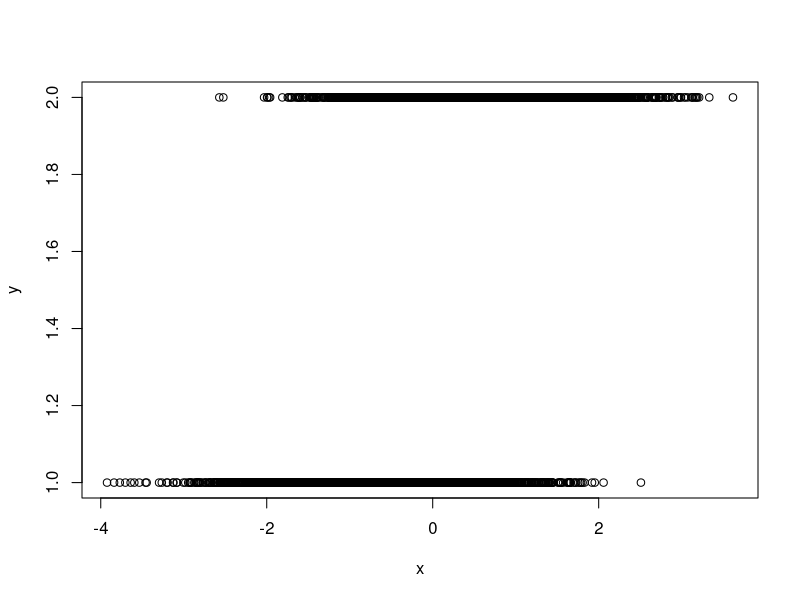

Reproduce this figure in R.
require(ranger)
require(MASS)

covar <- t( matrix(c(1.00,0.99,0.98,
                     0.99,1.00,0.99,
                     0.98,0.99,1.00),ncol=3) )

covar <- t( matrix(c(1.00,0.00,0.00,
                     0.00,1.00,0.00,
                     0.00,0.00,1.00),ncol=3) )

covar <- t( matrix(c(1.00,0.90,0.70,
                     0.90,1.00,0.90,
                     0.70,0.90,1.00),ncol=3) )


df <- data.frame( mvrnorm( 10000, c(0,0,0), covar ) )
colnames(df) <- c("V1","V2","V3")

df$V3 <- factor( ifelse( df$V3>=0, rep(1,length(df$V3)), rep(-1,length(df$V3)) ) )

plot(df[sample(nrow(df),10000),c("V1","V3")], xlab="x", ylab="y", pch=1)
write.csv(file="two.csv",x=df) #[sample(df(xyz),10000),])

trainSet <- df[seq(1,nrow(df),2),]
testSet  <- df[seq(2,nrow(df),2),]

predictors <- c("V1", "V2")

f <- as.formula(paste("V3 ~ ", paste(predictors, collapse= "+")))

#df <- read.csv(file="two.csv", header=T, sep=",")

modelFit <- ranger(f, data=trainSet, importance="impurity")

#mean(testSet$V1 - predict(modelFit,testSet)$prediction)

table(testSet$V3,  predict(modelFit,testSet)$prediction)
